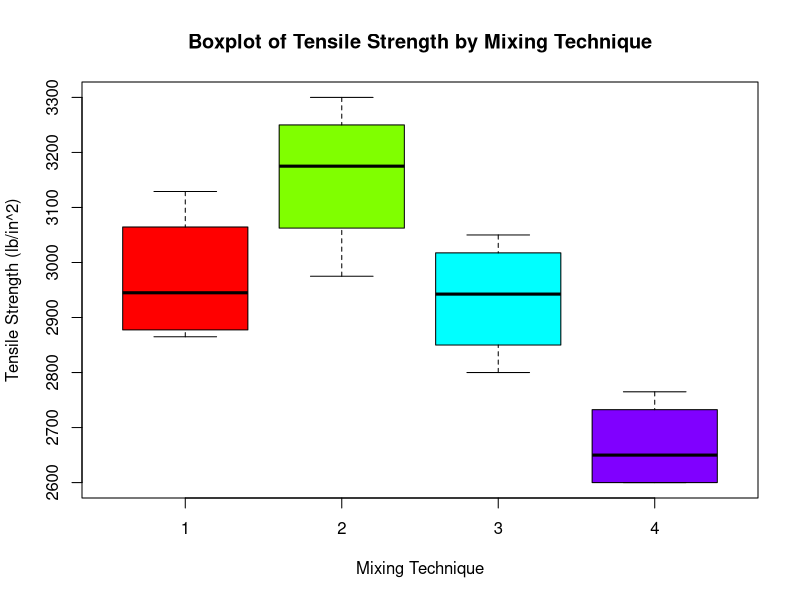

Source code (R):
## ---- chunk 1
pf(3.26,3,20,lower.tail = FALSE)
## ---- chunk 2
pf(2.91,2,12,lower.tail = FALSE)
## ---- chunk 3
# Data for tensile strengths
tensile_strength <- data.frame(
  Technique = factor(rep(1:4, each = 4)),
  Strength = c(3129, 3000, 2865, 2890,
               3200, 3300, 2975, 3150,
               2800, 2900, 2985, 3050,
               2600, 2700, 2600, 2765)
)

# Create a boxplot
boxplot(Strength ~ Technique, data = tensile_strength,
        xlab = "Mixing Technique",
        ylab = "Tensile Strength (lb/in^2)",
        main = "Boxplot of Tensile Strength by Mixing Technique",
        col = rainbow(4)
)
